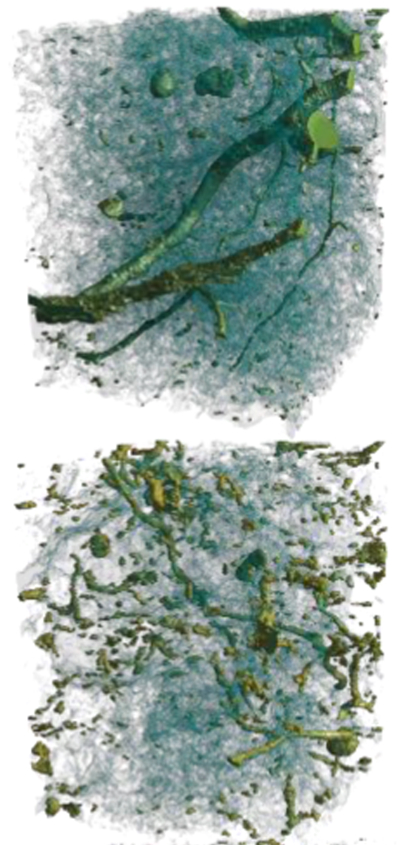
#> input picture dor2025_fig1a_reference.png, 405 x 845 px, found by its file name
$ python step4_contact_sheet.py
#> lines starting #> are read from the running program, lines starting #| are printed output that depends on the picture
"""Step 4 - contact sheet: the three full views (same camera) + the Dor et al. 2025 Fig. 1a reference."""
import os
import matplotlib; matplotlib.use('Agg')
import matplotlib.pyplot as plt
from PIL import Image
Image.MAX_IMAGE_PIXELS = None
HERE = os.path.dirname(os.path.abspath(__file__)); R = os.path.join(HERE, '..', 'renders')
REF = os.path.join(HERE, '..', '..', '..', 'dor2025_fig1a_reference.png')
items = [('Reference: Dor et al. 2025, Fig. 1a', Image.open(REF).convert('RGB')),
         ('Option 1: translucent pore surface', Image.open(os.path.join(R, 'option1_full_view_white.png')).convert('RGB')),
         ('Option 2: pore volume haze (GPU)', Image.open(os.path.join(R, 'option2_full_view_white.png')).convert('RGB')),
         ('Option 3: pores by diameter', Image.open(os.path.join(R, 'option3_full_view_white.png')).convert('RGB'))]
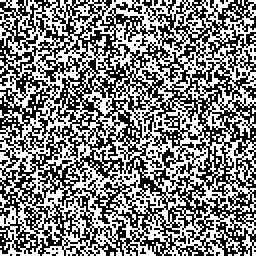
#> input picture 05_evaluation/microsam_3d/dev/_test_pred.tif, 128 x 128 px, given in place of option1_full_view_white.png, which was not available (shown 2 times larger)
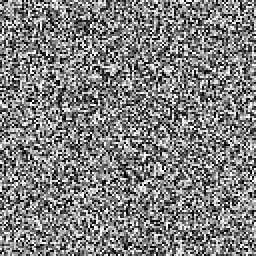
#> input picture 05_evaluation/microsam_3d/dev/_test_vol.tif, 128 x 128 px, given in place of option2_full_view_white.png, which was not available (shown 2 times larger)
plt.rcParams['font.family'] = 'sans-serif'; plt.rcParams['font.sans-serif'] = ['Arial', 'DejaVu Sans']
fig, axs = plt.subplots(1, 4, figsize=(24, 6.8), gridspec_kw=dict(width_ratios=[0.5, 1, 1, 1]))
for ax, (t, im) in zip(axs, items):
    im = im.copy(); im.thumbnail((1400, 1400), Image.LANCZOS)      # display-only thumbnail of the finished renders
    ax.imshow(im); ax.set_title(t, fontsize=13); ax.axis('off')
#> this loop made 4 passes
#> t on passes 1 to 4: 'Reference: Dor et al. 2025, Fig. 1a', 'Option 1: translucent pore surface', 'Option 2: pore volume haze (GPU)', 'Option 3: pores by diameter'
fig.tight_layout(rect=(0, 0, 1, 0.94)); fig.savefig(os.path.join(HERE, '..', 'contact_sheet.png'), dpi=150, facecolor='white')
#> after `fig.tight_layout(rect=(0, 0, 1, 0.94))`:
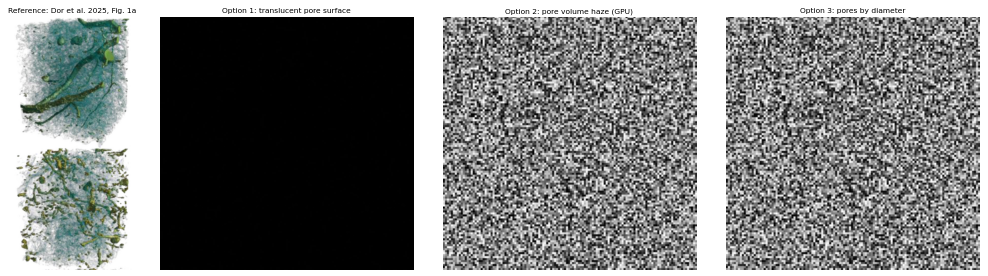
#> figure drawn by matplotlib, 4 panels
